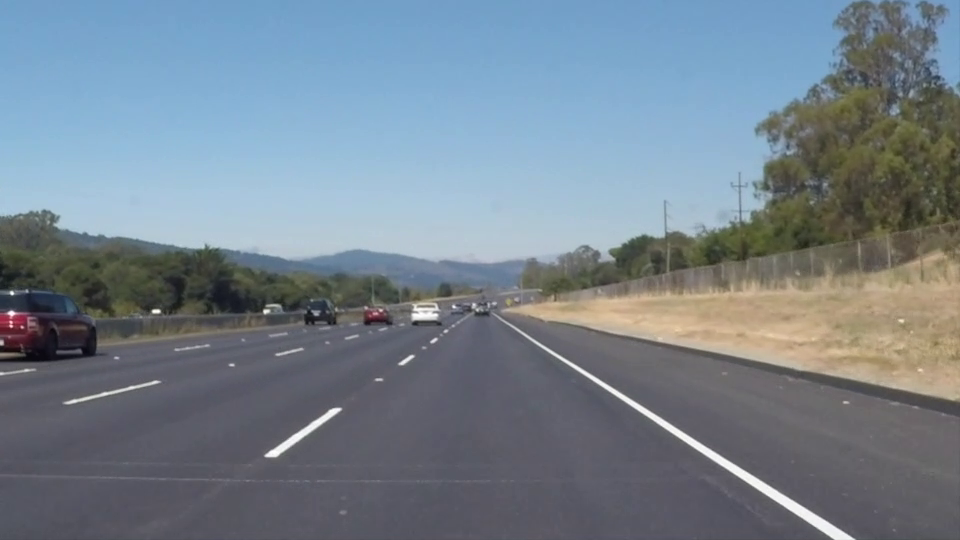
#> input picture frame 22 of solidWhiteRight.mp4, 960 x 540 px, given in place of road.mp4, which was not available
$ python 'Lane Detection in video.py'
#> lines starting #> are read from the running program, lines starting #| are printed output that depends on the picture; after the words box and inside, x2 and y2 are one past the last pixel; in counts of white or black regions, pixels touching at a corner belong together; pictures that were not available may be replaced by others from this repository, and a replacement may not be noted
# -*- coding: utf-8 -*-
"""
Created on Tue Jun 30 20:22:18 2020

@author: Avinash
"""

"""
Detecting lines in video
"""

import cv2
import numpy as np

video = cv2.VideoCapture("road.mp4")

while True:
    ret, frame1 = video.read()
#> frame1 is the input picture: shape (540, 960, 3); mean B, G, R 141.9, 130.7, 117.7
    frame = cv2.GaussianBlur(frame1, (5,5),0)
    #Since we need the video is small we are restarting the video every time it ends using the ret value
    if not ret:
        video = cv2.VideoCapture("road.mp4")
        continue
    #We can use HSV value for edges detection as well but here
    #Gray scale works much better than the HSV masked frames

    hsv = cv2.cvtColor(frame, cv2.COLOR_BGR2HSV)
#> hsv: shape (540, 960, 3); mean H, S, V 95.1, 54.4, 147.7

    low_white = np.array([0, 0, 168], dtype = np.uint8)
    high_white = np.array([172, 111, 255], dtype = np.uint8)

    mask = cv2.inRange(hsv, low_white, high_white)
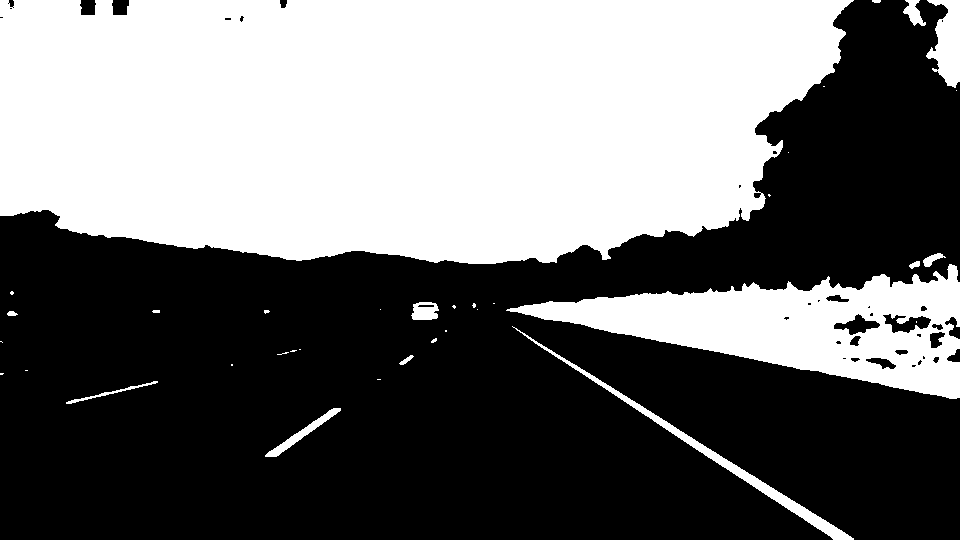
#> mask: shape (540, 960); 44% white; 36 white regions (22 under 20 px), largest, box (x1, y1, x2, y2) and area: (0, 0, 854, 264) 193639, (506, 264, 960, 399) 27651, (512, 326, 854, 540) 2727

    #gray = cv2.cvtColor(frame, cv2.COLOR_BGR2GRAY)
    edges = cv2.Canny(mask, 75, 150)
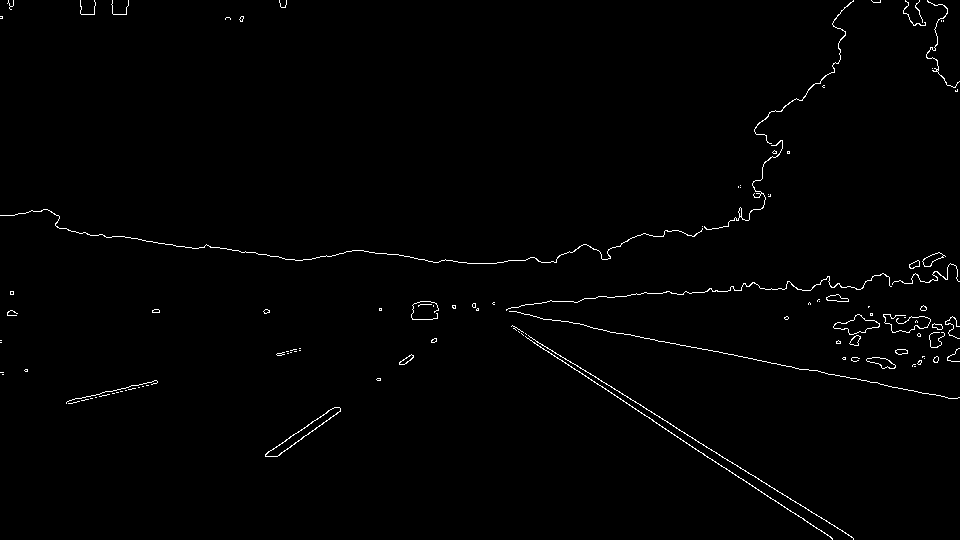
#> edges: shape (540, 960); 0.99% white in thin lines or dots


    lines = cv2.HoughLinesP(edges, 1, np.pi/180, 30, maxLineGap = 350)
#> lines = 37 rows, first 6: [15, 214, 957, 398], [400, 255, 853, 538], [472, 305, 953, 398], [394, 254, 832, 538], [397, 254, 680, 438], [266, 453, 932, 3]

    if lines is not None:
        for line in lines:
            x1, y1, x2, y2 = line[0]
            cv2.line(frame, (x1,y1), (x2,y2), (0,0,255), 5)
#> this loop made 37 passes
#> (x1, y1, x2, y2) on passes 1 to 12: (15, 214, 957, 398), (400, 255, 853, 538), (472, 305, 953, 398), (394, 254, 832, 538), (397, 254, 680, 438), (266, 453, 932, 3), (68, 403, 478, 309), (276, 456, 927, 0), (475, 303, 853, 539), (152, 311, 890, 286), (57, 221, 937, 361), (264, 313, 956, 277)
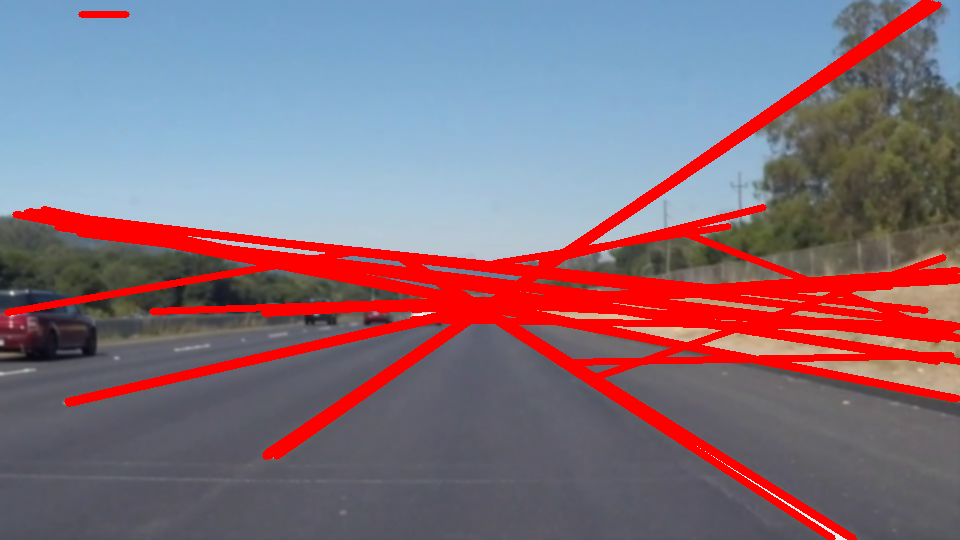
#> frame: shape (540, 960, 3); mean B, G, R 123.1, 111.3, 133.3


    cv2.imshow("frame",frame)
    cv2.imshow("Edges", edges)

    key = cv2.waitKey(25)
#> (key Esc is pressed here)
    if key == 27:
        break
video.release()
cv2.destroyAllWindows()

$ run again, starting later in the video
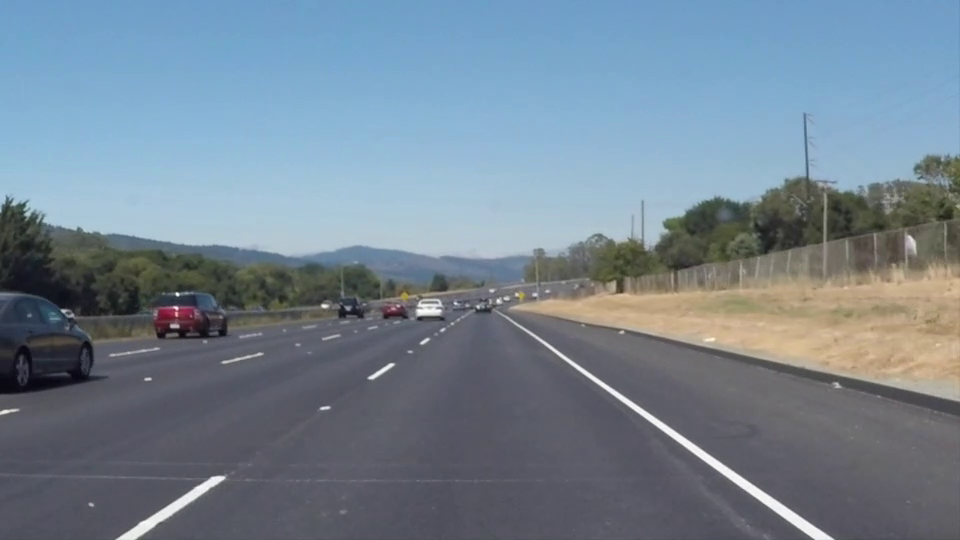
#> input picture frame 99 of solidWhiteRight.mp4, 960 x 540 px, given in place of road.mp4, which was not available
#> frame1 is the input picture: shape (540, 960, 3); mean B, G, R 146, 132.3, 116.7
#> hsv: shape (540, 960, 3); mean H, S, V 97.7, 56.9, 150.6
#> `mask = cv2.inRange(hsv, low_white, high_white)`:
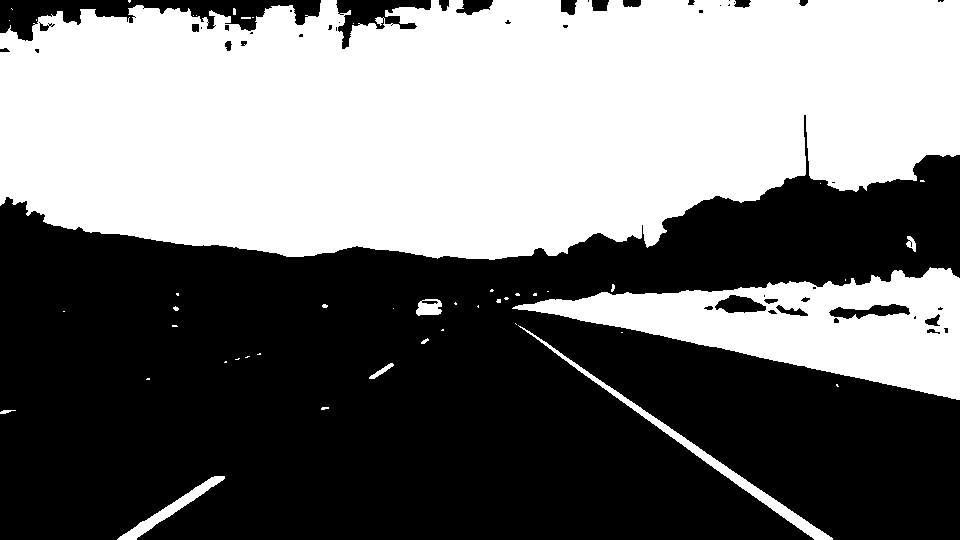
#> mask: shape (540, 960); 46.3% white; 47 white regions (34 under 20 px), largest, box (x1, y1, x2, y2) and area: (0, 0, 960, 260) 208157, (512, 267, 960, 400) 27259, (518, 325, 833, 540) 2601
#> edges: shape (540, 960); 1.1% white in thin lines or dots
#> lines = 58 rows, first 6: [81, 8, 803, 532], [6, 197, 958, 399], [56, 13, 832, 537], [7, 196, 959, 399], [117, 538, 553, 255], [172, 326, 951, 271]
#> the loop `for line in lines:` made 58 passes
#> after the loop `for line in lines:`:
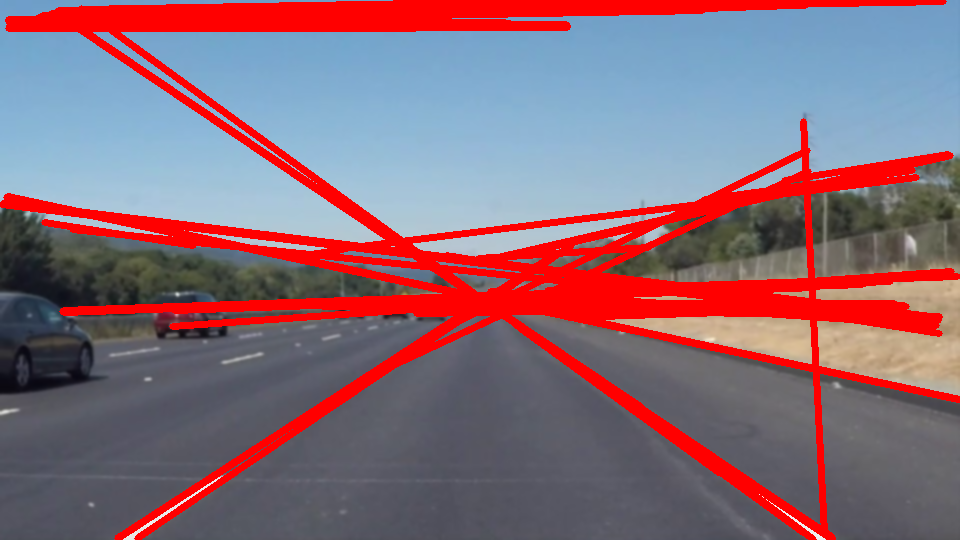
#> frame: shape (540, 960, 3); mean B, G, R 118.9, 106.8, 137.8

$ run again, starting later in the video
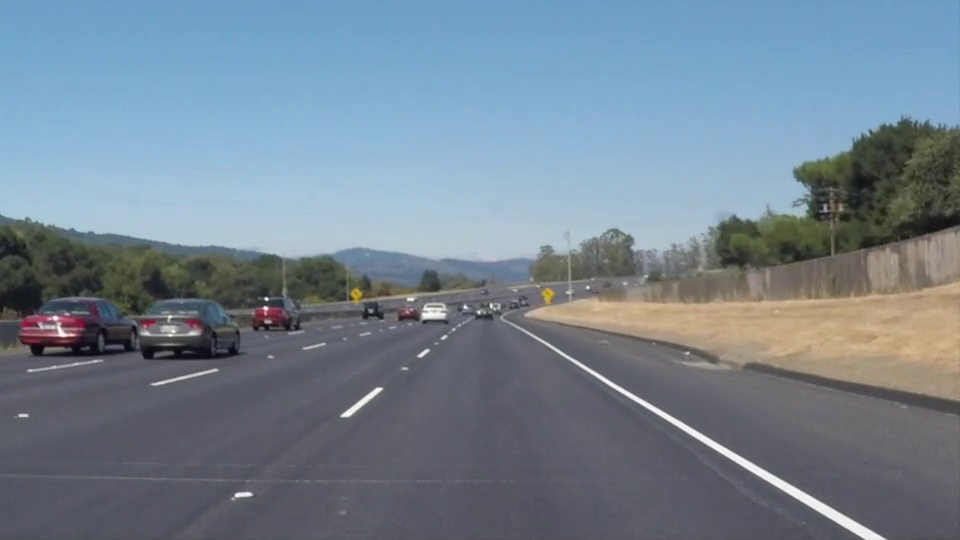
#> input picture frame 176 of solidWhiteRight.mp4, 960 x 540 px, given in place of road.mp4, which was not available
#> frame1 is the input picture: shape (540, 960, 3); mean B, G, R 145.2, 131.6, 116.5
#> hsv: shape (540, 960, 3); mean H, S, V 97.1, 56.6, 150
#> `mask = cv2.inRange(hsv, low_white, high_white)`:
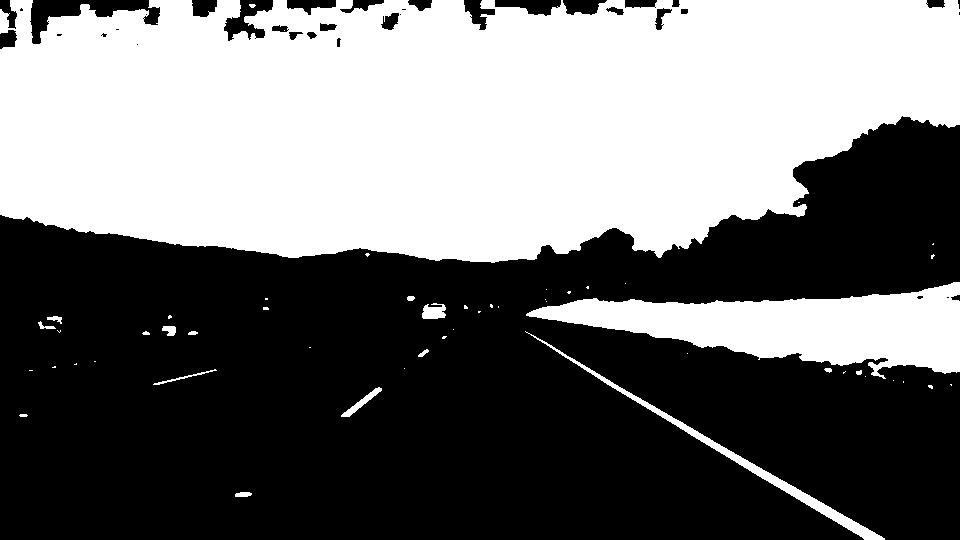
#> mask: shape (540, 960); 45.1% white; 52 white regions (34 under 20 px), largest, box (x1, y1, x2, y2) and area: (0, 0, 960, 263) 208452, (526, 282, 960, 379) 21276, (525, 331, 885, 540) 2662
#> edges: shape (540, 960); 1.1% white in thin lines or dots
#> lines = 53 rows, first 6: [8, 25, 863, 539], [387, 252, 884, 539], [407, 296, 877, 371], [142, 333, 901, 293], [7, 17, 957, 0], [44, 225, 300, 256]
#> the loop `for line in lines:` made 53 passes
#> after the loop `for line in lines:`:
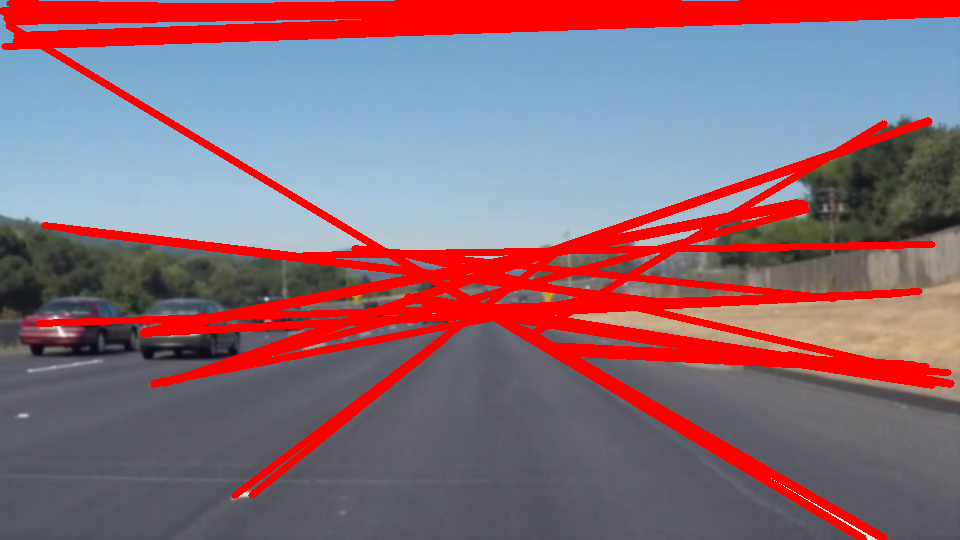
#> frame: shape (540, 960, 3); mean B, G, R 117, 105.8, 140.3
